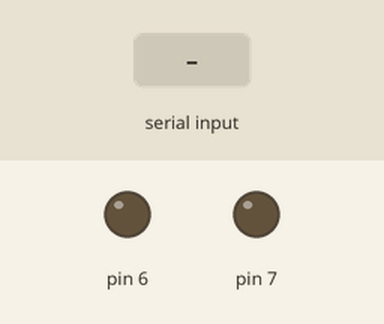
Recording of a sketch running on a simulated Arduino Uno, built with avr-gcc and run on an emulated ATmega328P. On the bench: output pins drawn as LEDs (lit = HIGH). Inputs (shaded band) come from the test bench.

Above: at 1.2 s.
1.3 s: "0" received over Serial
At 2.5 s:
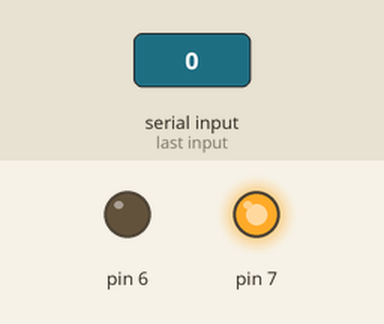
2.8 s: "1" received over Serial
At 3.9 s:
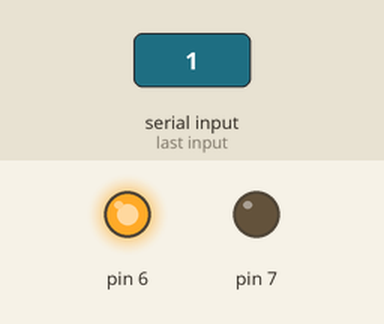
Timing chart, 0 to 5.8 s (numbered marks = the images above; inputs shaded):
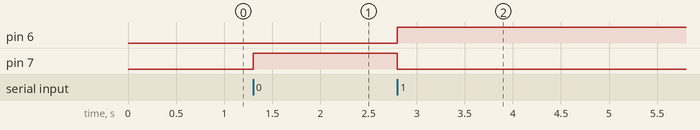

Measured:
- after the input at 1.3 s, pin 7: LOW → HIGH at once
- after the input at 2.8 s, pin 6: LOW → HIGH at once; pin 7: HIGH → LOW at once

The sketch:

led_blink.ino
```cpp
void setup() {
  // initialize digital pin LED_BUILTIN as an output.
  pinMode(6, OUTPUT);
  pinMode(7, OUTPUT);
  Serial.begin(9600); //초당 9,600bit를 전송하도록 시리얼 통신 속도를 초기화, 아두이노와 PC가 같은 속도로 통신하기 위해 약속(프로토콜)을 맞추는 과정
}

void loop() {
  if(Serial.read() == '1'){
    digitalWrite(6, HIGH);
    digitalWrite(7,LOW);
  }
  else if(Serial.read() == '0'){
    digitalWrite(6, LOW);
    digitalWrite(7,HIGH);
  }       // wait for a second
}
```
